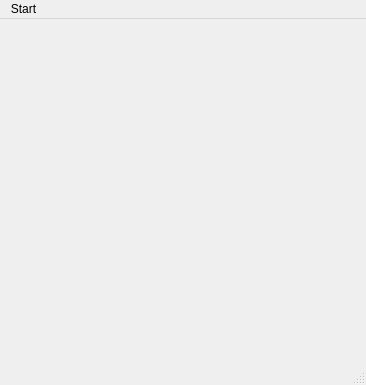
<?xml version="1.0" encoding="UTF-8"?>
<ui version="4.0">
 <class>OknoGry</class>
 <widget class="QMainWindow" name="OknoGry">
  <property name="geometry">
   <rect>
    <x>0</x>
    <y>0</y>
    <width>366</width>
    <height>385</height>
   </rect>
  </property>
  <property name="maximumSize">
   <size>
    <width>999999</width>
    <height>16777215</height>
   </size>
  </property>
  <property name="windowTitle">
   <string>MainWindow</string>
  </property>
  <widget class="QWidget" name="centralwidget"/>
  <widget class="QMenuBar" name="menubar">
   <property name="geometry">
    <rect>
     <x>0</x>
     <y>0</y>
     <width>366</width>
     <height>21</height>
    </rect>
   </property>
   <widget class="QMenu" name="menuStart">
    <property name="title">
     <string>Start</string>
    </property>
    <addaction name="actionNowa_Gra"/>
   </widget>
   <addaction name="menuStart"/>
  </widget>
  <widget class="QStatusBar" name="statusbar"/>
  <action name="actionNowa_Gra">
   <property name="text">
    <string>Nowa Gra</string>
   </property>
  </action>
 </widget>
 <resources/>
 <connections/>
</ui>
